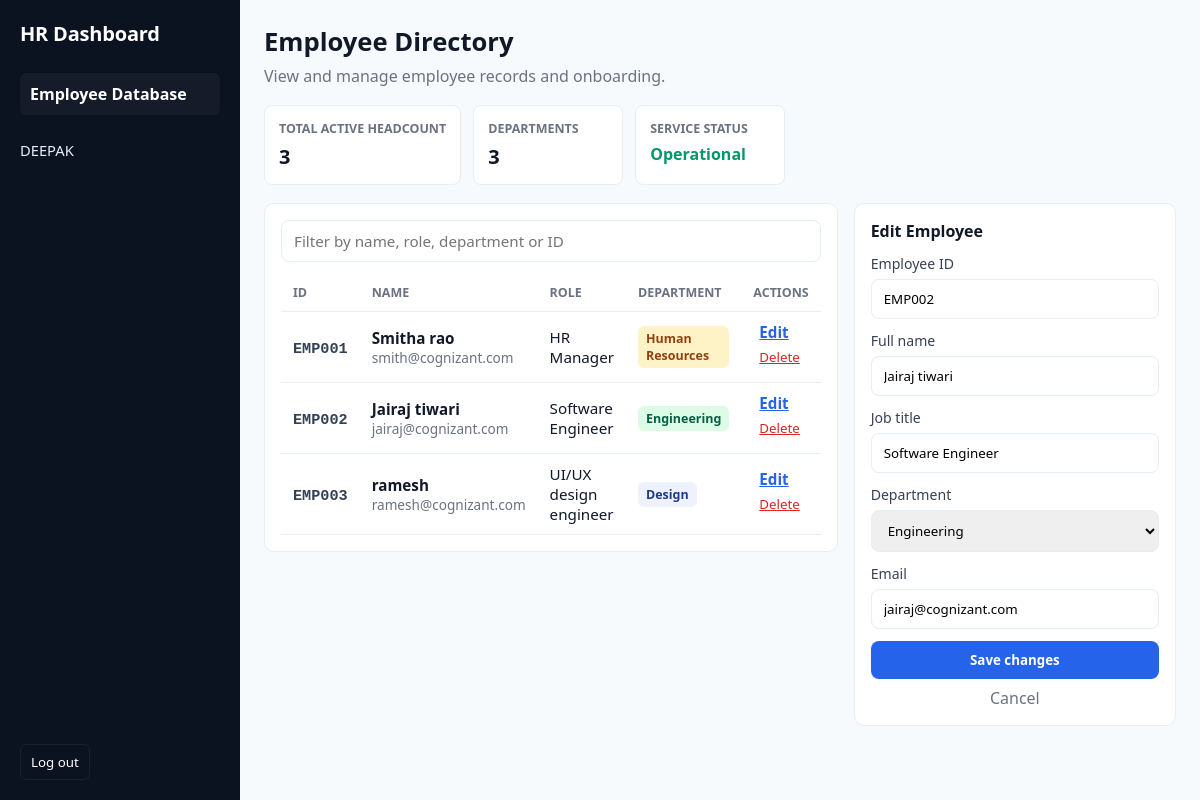
The page /?edit_id=EMP002 (signed in) on the database its author committed.
### dashboard/models.py (models this page shows, shortened)
class Employee(models.Model):
	employee_id = models.CharField(max_length=16, unique=True)
	name = models.CharField(max_length=128)
	role = models.CharField(max_length=64, blank=True)
	department = models.CharField(max_length=64, blank=True)
	email = models.EmailField(blank=True)
	class Meta:
		ordering = ['employee_id']

### dashboard/views.py (the view, shortened to what this page needs)
# urls.py: path('', views.dashboard_home, name='dashboard_home'),
@login_required(login_url='login')
def dashboard_home(request):
    search_query = request.GET.get('search', '').strip()
    employees_qs = Employee.objects.all()
    edit_emp = None
    edit_id = request.GET.get('edit_id')
    if edit_id:
        edit_emp = Employee.objects.filter(employee_id=edit_id).first()
    total_count = Employee.objects.count()
    distinct_depts = Employee.objects.values_list('department', flat=True).distinct().count()
    context = {
        'employees': employees_qs,
        'edit_emp': edit_emp,
        'search_query': request.GET.get('search', ''),
        'total_count': total_count,
        'distinct_depts': distinct_depts,
        'username': request.user.username
    }
    return render(request, 'dashboard/index.html', context)

### dashboard/templates/dashboard/index.html (shortened to what this page needs)
<!DOCTYPE html>
<html lang="en">
<head>
</head>
<body>
    <aside>
        <div>
            <div class="brand-heading">HR Dashboard</div>
            <nav class="nav-links">
                <a href="{% url 'dashboard_home' %}" class="nav-item active">Employee Database</a>
                <div class="user-line">{{ username }}</div>
            </nav>
        </div>
        <form action="{% url 'logout' %}" method="POST">
            <button type="submit" class="logout-btn">Log out</button>
        </form>
    </aside>
    <main>
        <div class="header-wrapper">
            <div class="header-title">
                <h1>Employee Directory</h1>
                <p>View and manage employee records and onboarding.</p>
            </div>
        </div>
        <div class="metrics-container">
            <div class="metric-card">
                <h4>Total Active Headcount</h4>
                <h3>{{ total_count }}</h3>
            </div>
            <div class="metric-card">
                <h4>Departments</h4>
                <h3>{{ distinct_depts }}</h3>
            </div>
            <div class="metric-card">
                <h4>Service Status</h4>
                <h3 style="font-size:1rem; margin-top:6px; color: #059669;">Operational</h3>
            </div>
        </div>
        <div class="dashboard-grid">
            <div class="panel-card">
                <div class="search-wrapper">
                    <form method="GET" action="">
                        <input id="search" type="text" name="search" class="search-input" value="{{ search_query }}" placeholder="Filter by name, role, department or ID">
                    </form>
                </div>
                <table>
                    <thead>
                        <tr>
                            <th scope="col">ID</th>
                            <th scope="col">Name</th>
                            <th scope="col">Role</th>
                            <th scope="col">Department</th>
                            <th scope="col">Actions</th>
                        </tr>
                    </thead>
                    <tbody>
                        {% for emp in employees %}
                        <tr>
                            <td><span class="mono-id">{{ emp.employee_id }}</span></td>
                            <td>
                                <div style="font-weight:600; color:var(--text);">{{ emp.name }}</div>
                                <div style="font-size:0.85rem; color:var(--muted);">{{ emp.email }}</div>
                            </td>
                            <td>{{ emp.role }}</td>
                            <td>
                                {% if emp.department == "Human Resources" %}
                                    <span class="badge badge-hr">Human Resources</span>
                                {% elif emp.department == "Engineering" %}
                                    <span class="badge badge-eng">Engineering</span>
                                {% else %}
                                    <span class="badge badge-default">{{ emp.department }}</span>
                                {% endif %}
                            </td>
                            <td>
                                <a href="?edit_id={{ emp.employee_id }}" class="link-btn" title="Edit">Edit</a>
                                <form method="POST" style="display:inline;" onsubmit="return confirm('Delete this profile?');">
                                    <button type="submit" class="delete-btn" title="Delete">Delete</button>
                                </form>
                            </td>
                        </tr>
                        {% empty %}
                        <tr>
                            <td colspan="5" style="text-align:center; color:var(--muted); padding:2rem 0;">No records found.</td>
                        </tr>
                        {% endfor %}
                    </tbody>
                </table>
            </div>
            <div class="panel-card">
                <h3>{% if edit_emp %}Edit Employee{% else %}Add Employee{% endif %}</h3>
                <form method="POST">
                    <label for="employee_id">Employee ID</label>
                    <input id="employee_id" type="text" name="employee_id" class="form-control" placeholder="Leave blank to auto-generate" value="{% if edit_emp %}{{ edit_emp.employee_id }}{% endif %}" {% if edit_emp %}readonly{% endif %}>
                    <label for="name">Full name</label>
                    <input id="name" type="text" name="name" class="form-control" value="{% if edit_emp %}{{ edit_emp.name }}{% endif %}" required>
                    <label for="role">Job title</label>
                    <input id="role" type="text" name="role" class="form-control" value="{% if edit_emp %}{{ edit_emp.role }}{% endif %}" required>
                    <label for="department">Department</label>
                    <select id="department" name="department" class="form-control">
                        <option {% if edit_emp.department == "Engineering" %}selected{% endif %}>Engineering</option>
                    </select>
                    <label for="email">Email</label>
                    <input id="email" type="email" name="email" class="form-control" value="{% if edit_emp %}{{ edit_emp.email }}{% endif %}" required>
                    <button type="submit" class="submit-action-btn">{% if edit_emp %}Save changes{% else %}Add employee{% endif %}</button>
                    {% if edit_emp %}
                        <a href="{% url 'dashboard_home' %}" class="cancel-link">Cancel</a>
                    {% endif %}
                </form>
            </div>
        </div>
    </main>
</body>
</html>

### dashboard/templates/dashboard/index.html (style rules this page uses)
:root { --bg: #f7fafc; --panel: #ffffff; --muted: #6b7280; --text: #111827; --accent: #2563eb; --border: #e6edf3; --danger: #dc2626; --badge-hr: #fef3c7; --badge-eng: #dcfce7; --badge-default: #eef2ff; }
* { box-sizing: border-box; margin: 0; padding: 0; font-family: system-ui, -apple-system, 'Segoe UI', Roboto, 'Helvetica Neue', Arial; }
html,body { height: 100%; }
body { background: var(--bg); color: var(--text); display: flex; min-height: 100vh; }
aside { width: 240px; background: #0b1220; color: #fff; padding: 20px; display: flex; flex-direction: column; justify-content: space-between; }
.brand-heading { font-size: 1.25rem; font-weight: 700; letter-spacing: -0.2px; }
.nav-links { margin-top: 1.6rem; display: flex; flex-direction: column; gap: 6px; }
.nav-item { padding: 10px; color: #9aa7b6; text-decoration: none; border-radius: 6px; font-weight: 600; display:block; }
.nav-item.active { background: rgba(255,255,255,0.04); color: #fff; }
.user-line { margin-top: 1.2rem; font-size: 0.92rem; color: #e6eef7; }
.logout-btn { margin-top: 12px; background: transparent; border: 1px solid rgba(255,255,255,0.06); color: #fff; padding: 8px 10px; border-radius: 6px; cursor: pointer; }
main { flex: 1; padding: 24px; overflow: auto; }
.header-wrapper { margin-bottom: 18px; }
.header-title h1 { font-size: 1.6rem; font-weight: 700; }
.header-title p { color: var(--muted); margin-top: 6px; }
.metrics-container { display:flex; gap:12px; margin: 18px 0; }
.metric-card { background: var(--panel); border: 1px solid var(--border); padding: 14px; border-radius: 8px; min-width: 150px; }
.metric-card h4 { font-size: 0.78rem; color: var(--muted); text-transform: uppercase; }
.metric-card h3 { font-size: 1.25rem; margin-top:6px; }
.dashboard-grid { display: grid; grid-template-columns: 1.5fr 1fr; gap: 16px; align-items: start; }
.panel-card { background: var(--panel); border: 1px solid var(--border); border-radius: 10px; padding: 16px; }
.panel-card h3 { margin: 0 0 12px 0; font-size: 1rem; font-weight: 600; color: var(--text); }
.search-wrapper { margin-bottom: 12px; }
.search-input { width: 100%; padding: 10px 12px; border: 1px solid var(--border); border-radius: 8px; font-size: 0.95rem; }
table { width: 100%; border-collapse: collapse; font-size: 0.95rem; }
th, td { padding: 10px 12px; border-bottom: 1px solid var(--border); text-align: left; }
th { font-weight: 700; color: var(--muted); font-size: 0.78rem; text-transform: uppercase; }
.badge { display:inline-block; padding: 4px 8px; border-radius: 6px; font-size: 0.78rem; font-weight: 600; }
.badge-hr { background: var(--badge-hr); color:#92400e; }
.badge-eng { background: var(--badge-eng); color:#065f46; }
.badge-default { background: var(--badge-default); color:#1e3a8a; }
.mono-id { font-family: ui-monospace, SFMono-Regular, Menlo, Monaco, 'Roboto Mono', monospace; font-weight:600; color:#334155; }
.link-btn { background: none; border: none; color: var(--accent); cursor: pointer; padding: 6px; text-decoration: underline; font-weight:600; }
.delete-btn { color: var(--danger); background: none; border: none; cursor: pointer; padding: 6px; text-decoration: underline; }
label { display:block; font-size:0.88rem; margin-bottom:6px; color:#374151; }
.form-control { width:100%; padding:10px 12px; border:1px solid var(--border); border-radius:8px; margin-bottom:12px; }
.submit-action-btn { width:100%; padding:10px 12px; border-radius:8px; border: none; background: var(--accent); color:#fff; font-weight:700; cursor:pointer; }
.cancel-link { display:block; text-align:center; margin-top:8px; color:var(--muted); text-decoration:none; }

### rows shown on the page
Employee: employee_id "EMP001", name "Smitha rao", email "smith@cognizant.com", role "HR Manager", department "Human Resources"
Employee: employee_id "EMP002", name "Jairaj tiwari", email "jairaj@cognizant.com", role "Software Engineer", shows "Engineering", department "Engineering"
Employee: employee_id "EMP003", name "ramesh", email "ramesh@cognizant.com", role "UI/UX design engineer", department "Design"

### other values the page prints
{{ username }} "DEEPAK"
{{ total_count }} "3"
{{ distinct_depts }} "3"
